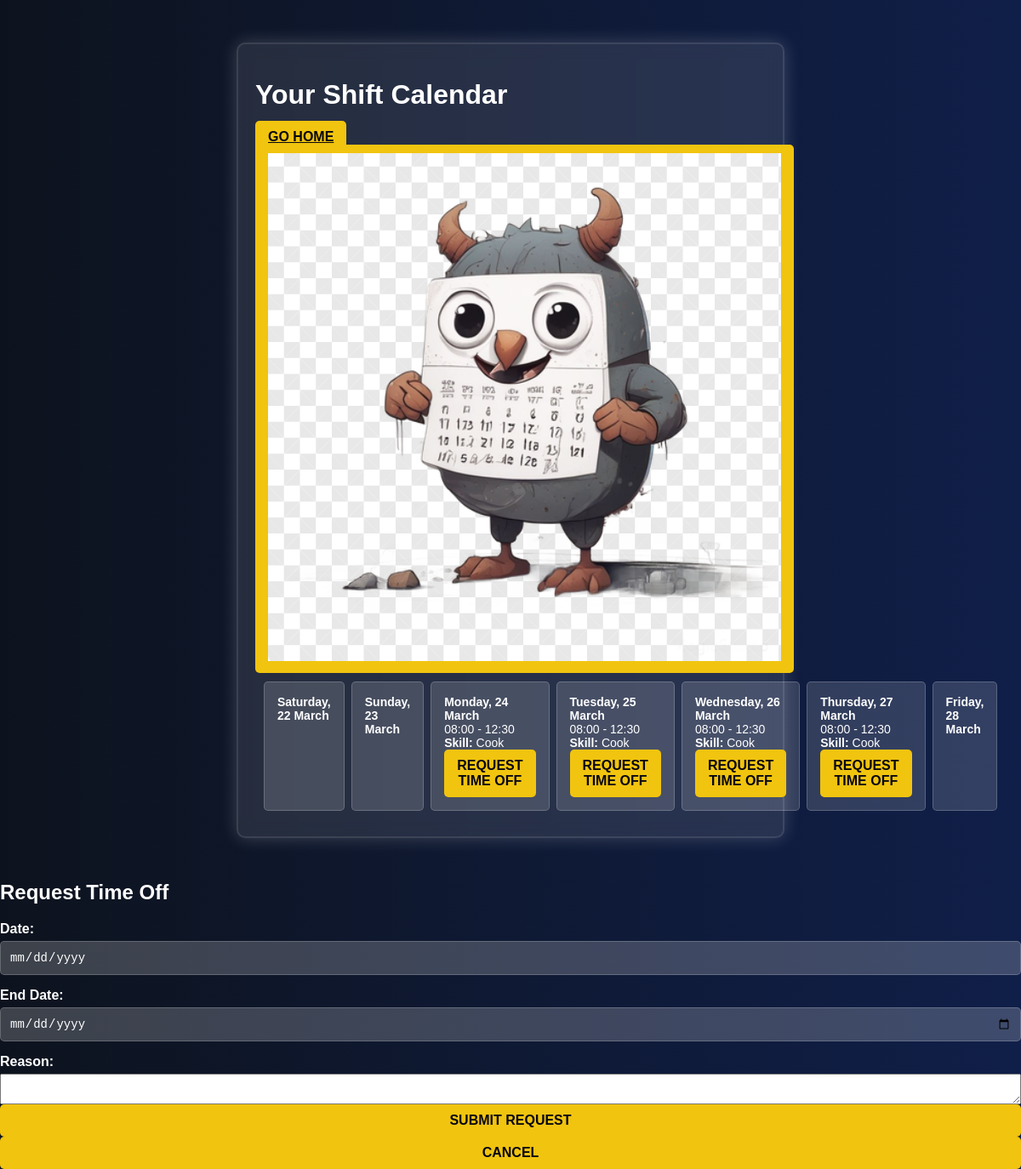
The app's page /calendar-data (signed in), older data.
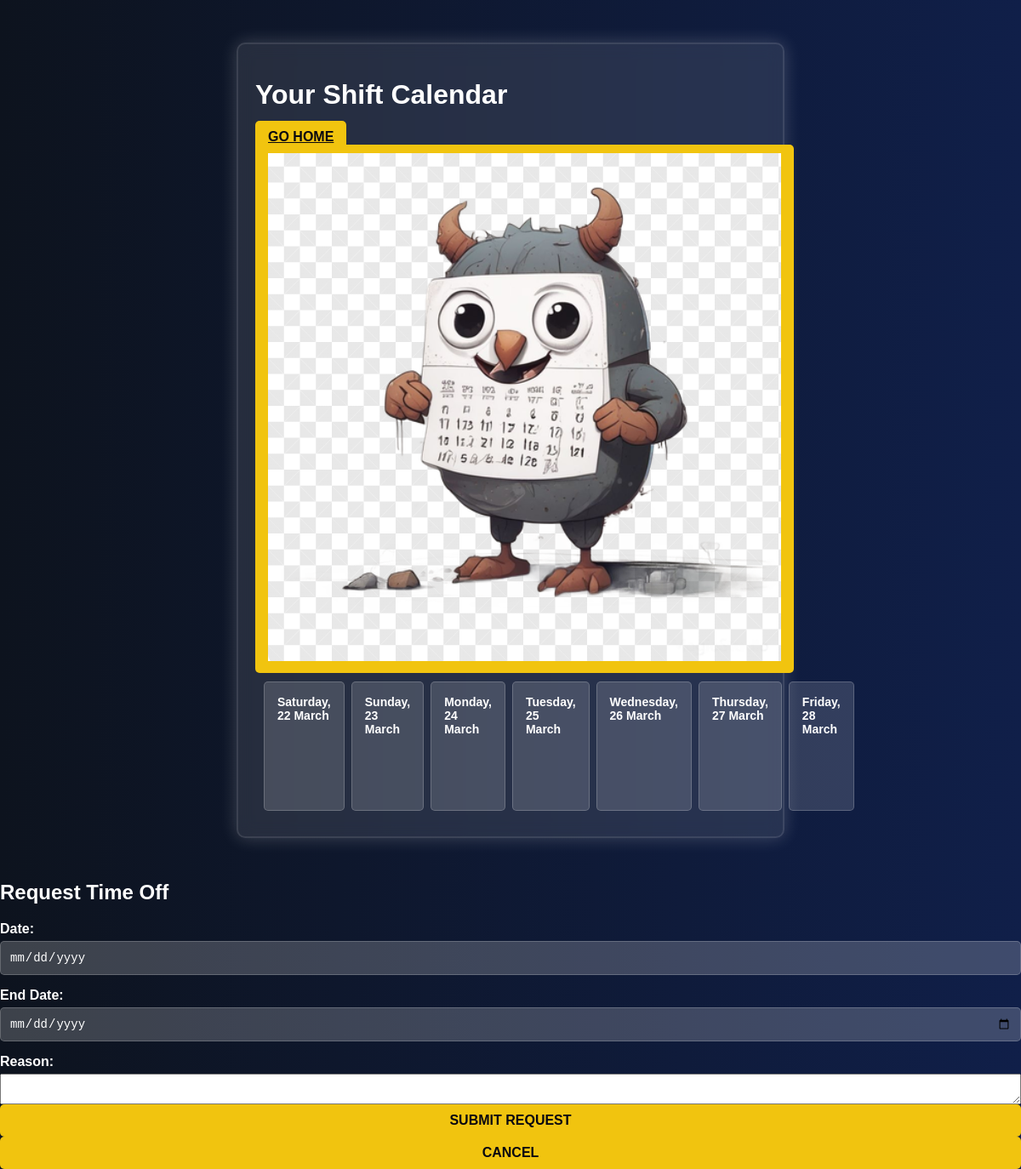
The same page, newer data.
### app.py (models this page shows, shortened)
class Shifts(db.Model):
    __tablename__ = 'shifts'
    id = db.Column(db.Integer, primary_key=True)
    date = db.Column(db.String(20), nullable=False)
    day = db.Column(db.String(20), nullable=False)
    start_time = db.Column(db.String(20), nullable=False)
    end_time = db.Column(db.String(20), nullable=False)
    user_id = db.Column(db.Integer, db.ForeignKey('users.id'))
    skill = db.Column(db.String(100), nullable=False)
    user = db.relationship('Users', backref='shifts', foreign_keys=[user_id])

class Users(db.Model, UserMixin):
    __tablename__ = 'users'
    id = db.Column(db.Integer, primary_key=True)
    username = db.Column(db.String(20), nullable=False, unique=True)
    name = db.Column(db.String(200), nullable=False)
    email = db.Column(db.String(120), nullable=False, unique=True)
    password_hash = db.Column(db.String(128))
    role = db.Column(db.String(20), nullable=False, default='employee')
    _skill = db.Column("skill", db.String(200), nullable=True)
    company_id = db.Column(db.Integer, db.ForeignKey('company.id'), nullable=True)
    company = db.relationship('Company', backref='employees', foreign_keys=[company_id])
    @property
    def skill(self):
        return self._skill
    @skill.setter
    def skill(self, value):
        if value:
            self._skill = value.capitalize()
        else:
            self._skill = value
    @property
    def password(self):
        raise AttributeError('password is not a readable attribute')

### app.py (the view)
@app.route('/calendar-data', methods=['GET'])
@login_required
def calendar_data():
    if current_user.role != 'employee':
        flash("Access Denied: Only employees can view this page.")
        return redirect(url_for('dashboard'))
    if current_user.company:
        shifts = Shifts.query.join(Users).filter(Users.company_id == current_user.company.id).all()
    else:
        shifts = Shifts.query.filter_by(user_id=current_user.id).all()
    for shift in shifts:
        shift.date = shift.date
    today = datetime.now()
    calendar_days = [today + timedelta(days=i) for i in range(7)]
    return render_template('calendar_data.html', shifts=shifts, calendar_days=calendar_days)

### app.py (called while the page is built)
@login_manager.user_loader
def load_user(user_id):
	return Users.query.get(int(user_id))

### templates/calendar_data.html (shortened to what this page needs)
<!DOCTYPE html>
<html lang="en">
<head>
    <link rel="stylesheet" href="{{ url_for('static', filename='css/shift_management.css') }}">
</head>
<body>
    <div class="container">
        <h1>Your Shift Calendar</h1>
        <a href="{{ url_for('dashboard') }}" class="btn btn-secondary">Go Home</a>
        <button class="kalendarcho-button">
            <img src="{{ url_for('static', filename='images/kalendarcho.png') }}" alt="Kalendarcho">
        </button>
        <div class="calendar">
            {% for day in calendar_days %}
                <div class="day">
                    <strong>{{ day.strftime('%A, %d %B') }}</strong>
                    {% for shift in shifts %}
                        {% if shift.date == day.strftime('%Y-%m-%d') and shift.user_id == current_user.id %}
                            <div class="shift">
                                {{ shift.start_time }} - {{ shift.end_time }}<br>
                                <strong>Skill:</strong> {{ shift.user.skill or "Not Assigned" }}<br>
                                <button onclick="openRequestForm('{{ shift.date }}')">Request Time Off</button>
                            </div>
                        {% endif %}
                    {% endfor %}
                </div>
            {% endfor %}
        </div>
    </div>
    <div id="requestForm" class="request-form">
        <h2>Request Time Off</h2>
        <form method="POST" action="{{ url_for('requests_employee') }}">
            <label for="timeOffDate">Date:</label>
            <input type="date" id="timeOffDate" name="start_date" readonly required>
            <label for="end_date">End Date:</label>
            <input type="date" name="end_date" required>
            <label for="reason">Reason:</label>
            <textarea name="reason" required></textarea>
            <button type="submit">Submit Request</button>
            <button type="button" onclick="closeRequestForm()">Cancel</button>
        </form>
    </div>
</body>
</html>

### static/css/shift_management.css (style rules this page uses)
body, html { height: 100%; margin: 0; font-family: 'Poppins', sans-serif; background: linear-gradient(to right, #0d131e, #101f49); color: #ffffff; overflow-y: scroll; }
.container, .override-container { position: relative; max-width: 600px; margin: 50px auto; padding: 20px; background: rgba(255, 255, 255, 0.1); box-shadow: 0 0 20px rgba(255, 255, 255, 0.2); border-radius: 10px; backdrop-filter: blur(10px); border: 2px solid rgba(255, 255, 255, 0.1); }
form, .override-form { display: flex; flex-direction: column; }
label { font-weight: bold; margin-bottom: 5px; color: #ffffff; }
input, select { padding: 10px; margin-bottom: 15px; border: 1px solid rgba(255, 255, 255, 0.2); border-radius: 5px; background: rgba(255, 255, 255, 0.2); color: #ffffff; font-size: 14px; }
input::placeholder, select { color: #cccccc; }
button, .btn { padding: 10px 15px; background: #f1c40f; color: #080710; font-size: 16px; font-weight: bold; border: none; border-radius: 5px; cursor: pointer; text-transform: uppercase; transition: 0.3s; }
.calendar { display: grid; grid-template-columns: repeat(7, 1fr); gap: 8px; padding: 10px; }
.day { border: 1px solid rgba(255, 255, 255, 0.2); padding: 15px; min-height: 120px; border-radius: 5px; background: rgba(255, 255, 255, 0.15); text-align: left; color: white; font-size: 14px; transition: 0.3s; }

### templates/calendar_data.html (style rules this page uses)
body { overflow-y: scroll; }

Row changes from the older to the newer data that the page shows:
removed Shifts: start_time "08:00", end_time "12:30", user "Cook", shown under "Monday, 24 March"
removed Shifts: start_time "08:00", end_time "12:30", user "Cook", shown under "Tuesday, 25 March"
removed Shifts: start_time "08:00", end_time "12:30", user "Cook", shown under "Wednesday, 26 March"
removed Shifts: start_time "08:00", end_time "12:30", user "Cook", shown under "Thursday, 27 March"
